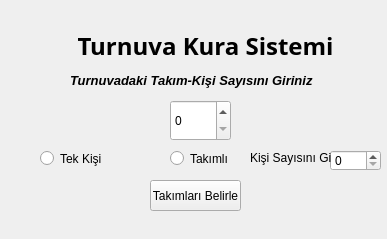
<?xml version="1.0" encoding="UTF-8"?>
<ui version="4.0">
 <class>MainWindow</class>
 <widget class="QMainWindow" name="MainWindow">
  <property name="geometry">
   <rect>
    <x>0</x>
    <y>0</y>
    <width>387</width>
    <height>239</height>
   </rect>
  </property>
  <property name="sizePolicy">
   <sizepolicy hsizetype="Fixed" vsizetype="Fixed">
    <horstretch>0</horstretch>
    <verstretch>0</verstretch>
   </sizepolicy>
  </property>
  <property name="maximumSize">
   <size>
    <width>387</width>
    <height>239</height>
   </size>
  </property>
  <property name="windowTitle">
   <string>MainWindow</string>
  </property>
  <property name="statusTip">
   <string/>
  </property>
  <widget class="QWidget" name="anasayfa">
   <property name="minimumSize">
    <size>
     <width>387</width>
     <height>219</height>
    </size>
   </property>
   <property name="maximumSize">
    <size>
     <width>387</width>
     <height>219</height>
    </size>
   </property>
   <property name="focusPolicy">
    <enum>Qt::NoFocus</enum>
   </property>
   <widget class="QLabel" name="turnuvakurasistem">
    <property name="geometry">
     <rect>
      <x>50</x>
      <y>10</y>
      <width>311</width>
      <height>71</height>
     </rect>
    </property>
    <property name="font">
     <font>
      <family>Arial Black</family>
      <pointsize>18</pointsize>
      <weight>75</weight>
      <bold>true</bold>
     </font>
    </property>
    <property name="layoutDirection">
     <enum>Qt::LeftToRight</enum>
    </property>
    <property name="text">
     <string>Turnuva Kura Sistemi</string>
    </property>
    <property name="textFormat">
     <enum>Qt::AutoText</enum>
    </property>
    <property name="alignment">
     <set>Qt::AlignCenter</set>
    </property>
    <property name="textInteractionFlags">
     <set>Qt::NoTextInteraction</set>
    </property>
   </widget>
   <widget class="QLabel" name="label">
    <property name="geometry">
     <rect>
      <x>70</x>
      <y>70</y>
      <width>261</width>
      <height>21</height>
     </rect>
    </property>
    <property name="font">
     <font>
      <family>Arial</family>
      <pointsize>10</pointsize>
      <weight>75</weight>
      <italic>true</italic>
      <bold>true</bold>
     </font>
    </property>
    <property name="text">
     <string>Turnuvadaki Takım-Kişi Sayısını Giriniz</string>
    </property>
   </widget>
   <widget class="QSpinBox" name="teamcount_spinbox">
    <property name="geometry">
     <rect>
      <x>170</x>
      <y>100</y>
      <width>61</width>
      <height>41</height>
     </rect>
    </property>
    <property name="autoFillBackground">
     <bool>false</bool>
    </property>
   </widget>
   <widget class="QPushButton" name="takmbelirle_button">
    <property name="geometry">
     <rect>
      <x>150</x>
      <y>180</y>
      <width>91</width>
      <height>31</height>
     </rect>
    </property>
    <property name="text">
     <string>Takımları Belirle</string>
    </property>
   </widget>
   <widget class="QRadioButton" name="single">
    <property name="geometry">
     <rect>
      <x>40</x>
      <y>150</y>
      <width>82</width>
      <height>17</height>
     </rect>
    </property>
    <property name="text">
     <string>Tek Kişi</string>
    </property>
   </widget>
   <widget class="QRadioButton" name="team">
    <property name="geometry">
     <rect>
      <x>170</x>
      <y>150</y>
      <width>61</width>
      <height>17</height>
     </rect>
    </property>
    <property name="text">
     <string>Takımlı</string>
    </property>
   </widget>
   <widget class="QSpinBox" name="membercount_spinbox">
    <property name="geometry">
     <rect>
      <x>330</x>
      <y>150</y>
      <width>51</width>
      <height>21</height>
     </rect>
    </property>
   </widget>
   <widget class="QLabel" name="label_2">
    <property name="geometry">
     <rect>
      <x>250</x>
      <y>150</y>
      <width>81</width>
      <height>16</height>
     </rect>
    </property>
    <property name="text">
     <string>Kişi Sayısını Gir</string>
    </property>
   </widget>
  </widget>
  <action name="actiontak_mgiris">
   <property name="text">
    <string>takımgiris</string>
   </property>
  </action>
 </widget>
 <resources/>
 <connections/>
</ui>
